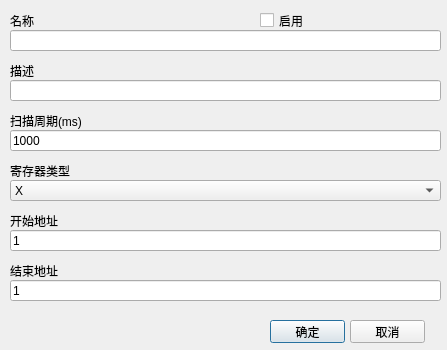
<?xml version="1.0" encoding="UTF-8"?>
<ui version="4.0">
 <class>CMDDataBlockDialog</class>
 <widget class="QDialog" name="CMDDataBlockDialog">
  <property name="geometry">
   <rect>
    <x>0</x>
    <y>0</y>
    <width>447</width>
    <height>350</height>
   </rect>
  </property>
  <property name="windowTitle">
   <string>Dialog</string>
  </property>
  <widget class="QLineEdit" name="nameEdit">
   <property name="geometry">
    <rect>
     <x>10</x>
     <y>30</y>
     <width>431</width>
     <height>21</height>
    </rect>
   </property>
  </widget>
  <widget class="QLabel" name="label_4">
   <property name="geometry">
    <rect>
     <x>10</x>
     <y>60</y>
     <width>431</width>
     <height>21</height>
    </rect>
   </property>
   <property name="text">
    <string>描述</string>
   </property>
  </widget>
  <widget class="QLineEdit" name="descriptionEdit">
   <property name="geometry">
    <rect>
     <x>10</x>
     <y>80</y>
     <width>431</width>
     <height>21</height>
    </rect>
   </property>
   <property name="readOnly">
    <bool>false</bool>
   </property>
  </widget>
  <widget class="QLabel" name="label_2">
   <property name="geometry">
    <rect>
     <x>10</x>
     <y>10</y>
     <width>241</width>
     <height>21</height>
    </rect>
   </property>
   <property name="text">
    <string>名称</string>
   </property>
  </widget>
  <widget class="QLineEdit" name="rateEdit">
   <property name="geometry">
    <rect>
     <x>10</x>
     <y>130</y>
     <width>431</width>
     <height>21</height>
    </rect>
   </property>
   <property name="text">
    <string notr="true">1000</string>
   </property>
   <property name="readOnly">
    <bool>false</bool>
   </property>
  </widget>
  <widget class="QLabel" name="label_5">
   <property name="geometry">
    <rect>
     <x>10</x>
     <y>110</y>
     <width>431</width>
     <height>21</height>
    </rect>
   </property>
   <property name="text">
    <string>扫描周期(ms)</string>
   </property>
  </widget>
  <widget class="QLineEdit" name="startAddressEdit">
   <property name="geometry">
    <rect>
     <x>10</x>
     <y>230</y>
     <width>431</width>
     <height>21</height>
    </rect>
   </property>
   <property name="text">
    <string>1</string>
   </property>
   <property name="readOnly">
    <bool>false</bool>
   </property>
  </widget>
  <widget class="QLabel" name="label_6">
   <property name="geometry">
    <rect>
     <x>10</x>
     <y>210</y>
     <width>431</width>
     <height>21</height>
    </rect>
   </property>
   <property name="text">
    <string>开始地址</string>
   </property>
  </widget>
  <widget class="QCheckBox" name="enableCheckBox">
   <property name="geometry">
    <rect>
     <x>260</x>
     <y>10</y>
     <width>181</width>
     <height>21</height>
    </rect>
   </property>
   <property name="layoutDirection">
    <enum>Qt::LeftToRight</enum>
   </property>
   <property name="text">
    <string>启用</string>
   </property>
  </widget>
  <widget class="QLineEdit" name="endAddressEdit">
   <property name="geometry">
    <rect>
     <x>10</x>
     <y>280</y>
     <width>431</width>
     <height>21</height>
    </rect>
   </property>
   <property name="text">
    <string>1</string>
   </property>
   <property name="readOnly">
    <bool>false</bool>
   </property>
  </widget>
  <widget class="QLabel" name="label_7">
   <property name="geometry">
    <rect>
     <x>10</x>
     <y>260</y>
     <width>431</width>
     <height>21</height>
    </rect>
   </property>
   <property name="text">
    <string>结束地址</string>
   </property>
  </widget>
  <widget class="QLabel" name="label_8">
   <property name="geometry">
    <rect>
     <x>10</x>
     <y>160</y>
     <width>431</width>
     <height>21</height>
    </rect>
   </property>
   <property name="text">
    <string>寄存器类型</string>
   </property>
  </widget>
  <widget class="QPushButton" name="okButton">
   <property name="geometry">
    <rect>
     <x>270</x>
     <y>320</y>
     <width>75</width>
     <height>23</height>
    </rect>
   </property>
   <property name="text">
    <string>确定</string>
   </property>
  </widget>
  <widget class="QPushButton" name="cancelButton">
   <property name="geometry">
    <rect>
     <x>350</x>
     <y>320</y>
     <width>75</width>
     <height>23</height>
    </rect>
   </property>
   <property name="text">
    <string>取消</string>
   </property>
  </widget>
  <widget class="QComboBox" name="registerComboBox">
   <property name="geometry">
    <rect>
     <x>10</x>
     <y>180</y>
     <width>431</width>
     <height>21</height>
    </rect>
   </property>
   <item>
    <property name="text">
     <string>X</string>
    </property>
   </item>
   <item>
    <property name="text">
     <string>Y</string>
    </property>
   </item>
   <item>
    <property name="text">
     <string>M</string>
    </property>
   </item>
   <item>
    <property name="text">
     <string>S</string>
    </property>
   </item>
   <item>
    <property name="text">
     <string>CS</string>
    </property>
   </item>
   <item>
    <property name="text">
     <string>TS</string>
    </property>
   </item>
   <item>
    <property name="text">
     <string>D</string>
    </property>
   </item>
   <item>
    <property name="text">
     <string>C</string>
    </property>
   </item>
   <item>
    <property name="text">
     <string>T</string>
    </property>
   </item>
  </widget>
 </widget>
 <resources/>
 <connections/>
</ui>
